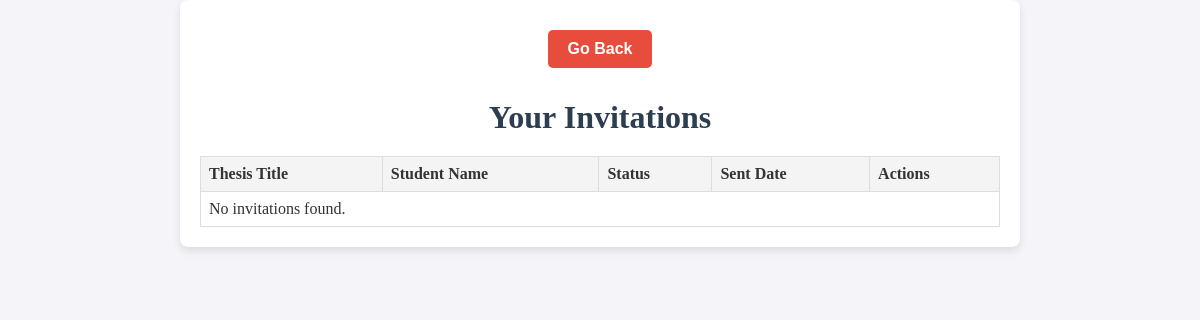
/invites.php (signed in), run on an earlier commit of the app's database.
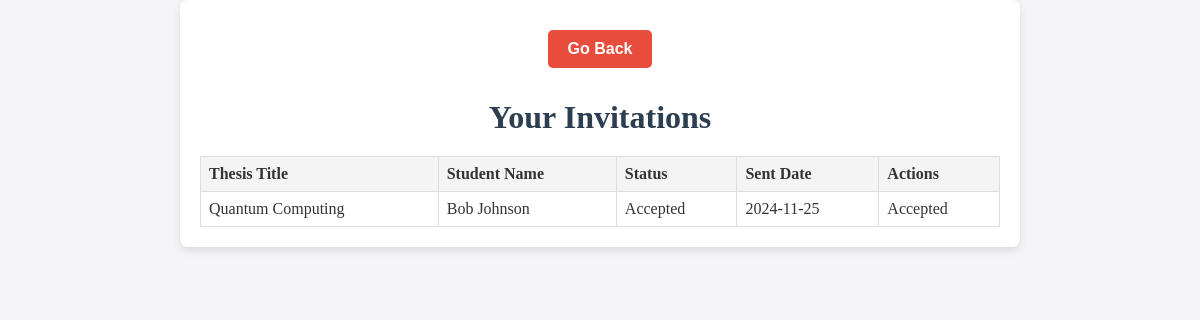
And on a later commit of the database.
### tables this page shows
CREATE TABLE `invitations` (
  `invitationID` int(11) NOT NULL,
  `thesisID` int(11) NOT NULL,
  `studentID` int(11) NOT NULL,
  `professorID` int(11) NOT NULL,
  `status` enum('pending','accepted','rejected') NOT NULL DEFAULT 'pending',
  `sentDate` date NOT NULL,
  `responseDate` date DEFAULT NULL
);

CREATE TABLE `thesis` (
  `thesisID` int(11) NOT NULL,
  `title` varchar(255) NOT NULL,
  `description` text NOT NULL,
  `status` enum('under assignment','active','under review','finalized','withdrawn') NOT NULL,
  `supervisorID` int(11) NOT NULL,
  `member1ID` int(11) DEFAULT NULL,
  `member2ID` int(11) DEFAULT NULL,
  `studentID` int(11) DEFAULT NULL,
  `finalGrade` decimal(2,1) DEFAULT NULL,
  `postedDate` date NOT NULL,
  `assignmentDate` date DEFAULT NULL,
  `completionDate` date DEFAULT NULL,
  `examinationDate` date DEFAULT NULL,
  `withdrawalDate` date DEFAULT NULL,
  `pdf` varchar(50) DEFAULT NULL,
  `withdrawn_comment` enum('from professor','from secretary') DEFAULT NULL,
  `general_assembly` varchar(20) DEFAULT NULL,
  `member1Grade` double(2,1) DEFAULT NULL,
  `member2Grade` double(2,1) DEFAULT NULL,
  `nemertes` varchar(50) DEFAULT NULL
);

### invites.php (the view, shortened to what this page needs)
<?php
include 'access.php';
$professorID = $_SESSION['user_id'];
$invitationsQuery = "
    SELECT
        i.invitationID,
        t.thesisID,
        t.title AS thesis_title,
        CONCAT(s.Name, ' ', s.Surname) AS student_name,
        i.status,
        i.sentDate
    FROM Invitations i
    JOIN Thesis t ON i.thesisID = t.thesisID
    JOIN Students s ON i.studentID = s.Student_ID
    WHERE i.professorID = ?
    ORDER BY i.sentDate DESC";
$invitationsStmt = $con->prepare($invitationsQuery);
$invitationsStmt->bind_param('i', $professorID);
$invitationsStmt->execute();
$invitations = $invitationsStmt->get_result();
?>
<!DOCTYPE html>
<html lang="en">
<head>
    <link rel="stylesheet" href="lobby.css">
</head>
<body>
    <div class="container">
        <button class="go-back" onclick="window.location.href = 'professor.php';">Go Back</button>
        <h1>Your Invitations</h1>
        <table>
            <thead>
                <tr>
                    <th>Thesis Title</th>
                    <th>Student Name</th>
                    <th>Status</th>
                    <th>Sent Date</th>
                    <th>Actions</th>
                </tr>
            </thead>
            <tbody>
                <?php if ($invitations->num_rows > 0): ?>
                    <?php while ($row = $invitations->fetch_assoc()): ?>
                        <tr>
                            <td><?= htmlspecialchars($row['thesis_title']) ?></td>
                            <td><?= htmlspecialchars($row['student_name']) ?></td>
                            <td><?= htmlspecialchars(ucfirst($row['status'])) ?></td>
                            <td><?= htmlspecialchars($row['sentDate']) ?></td>
                            <td class="action-buttons">
                                <?php if ($row['status'] === 'pending'): ?>
                                    <form method="POST" action="">
                                        <input type="hidden" name="invitation_id" value="<?= $row['invitationID'] ?>">
                                        <input type="hidden" name="thesis_id" value="<?= $row['thesisID'] ?>">
                                        <input type="hidden" name="action" value="accept">
                                        <button type="submit">Accept</button>
                                    </form>
                                    <form method="POST" action="">
                                        <input type="hidden" name="invitation_id" value="<?= $row['invitationID'] ?>">
                                        <input type="hidden" name="thesis_id" value="<?= $row['thesisID'] ?>">
                                        <input type="hidden" name="action" value="reject">
                                        <button type="submit">Reject</button>
                                    </form>
                                <?php else: ?>
                                    <span><?= ucfirst($row['status']) ?></span>
                                <?php endif; ?>
                            </td>
                        </tr>
                    <?php endwhile; ?>
                <?php else: ?>
                    <tr>
                        <td colspan="5">No invitations found.</td>
                    </tr>
                <?php endif; ?>
            </tbody>
        </table>
    </div>
</body>
</html>

What changed in the data, as far as the page shows it:
added invitations: thesisID.title "Quantum Computing", student_name "Bob Johnson", status "Accepted", sentDate "2024-11-25"
Also different on the page:
text no longer shown: "No invitations found."
